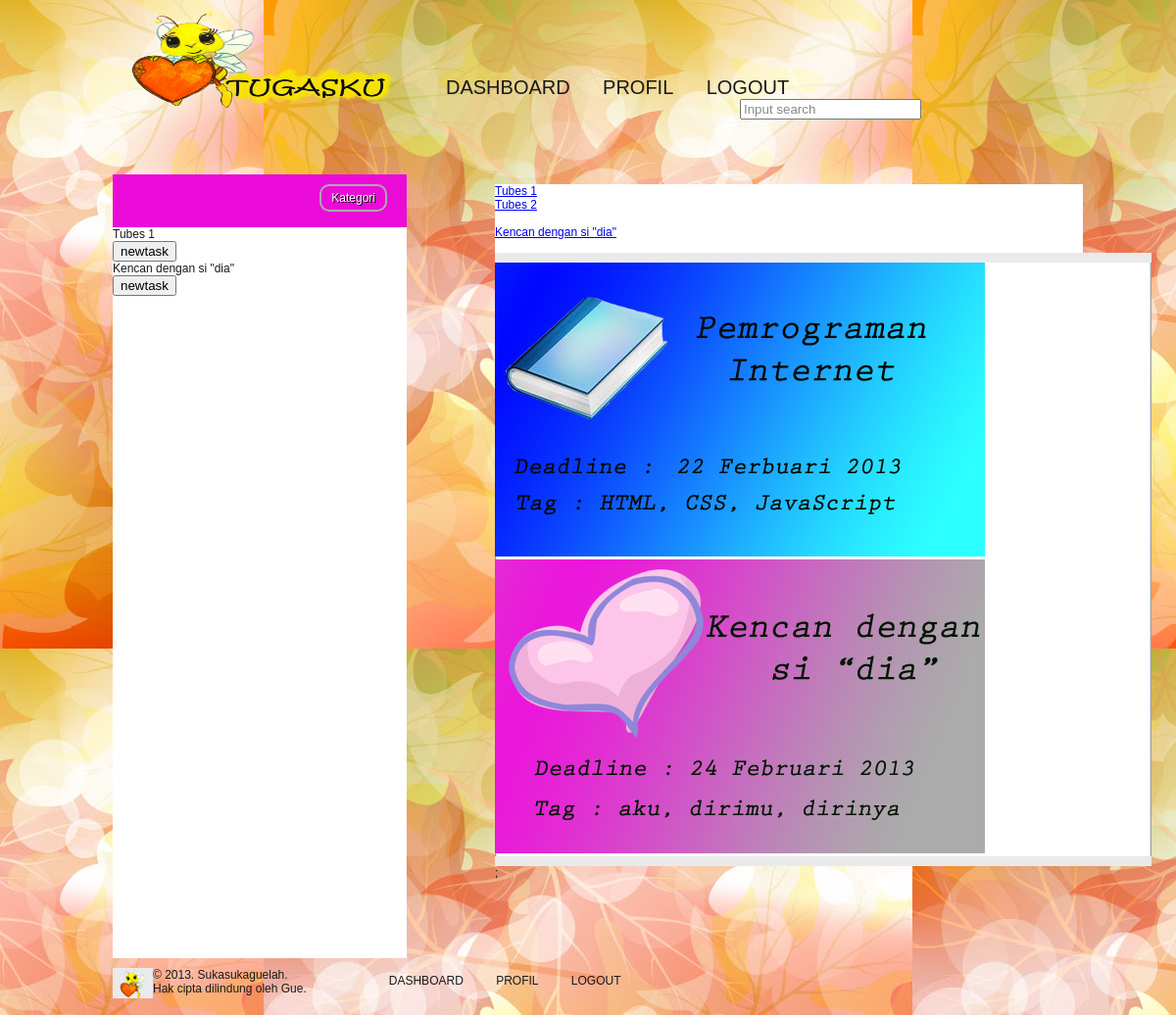
The page /dashboard.php (signed in) on the database its author committed.
### tables this page shows
CREATE TABLE IF NOT EXISTS `tasks` (
  `id` int(11) NOT NULL AUTO_INCREMENT,
  `name` varchar(50) NOT NULL,
  `creator` int(11) NOT NULL,
  `timestamp` datetime NOT NULL,
  `deadline` datetime NOT NULL,
  `category` int(11) NOT NULL,
  `done` tinyint(1) NOT NULL,
  PRIMARY KEY (`id`),
  KEY `tasks_ibfk1` (`creator`),
  KEY `tasks_ibfk2` (`category`)
);

### dashboard.php (the view, shortened to what this page needs)
<?php
$host="localhost";
$username="progin";
$password="progin";
$db_name="progin_405_13510011";
$con=mysqli_connect($host,$username,$password,$db_name);
$result=mysqli_query($con,"SELECT DISTINCT `category` FROM `tasks`");
$cats=mysqli_num_rows($result);
?>
<!DOCTYPE html>
<html xmlns="http://www.w3.org/1999/xhtml">
	<head>
		<link rel="stylesheet" type="text/css" href="style.css" title="style1" />
		<link rel="stylesheet" type="text/css" href="style2.css" title="style2" />
	</head>
	<body id="dashboardbackground">
		<div id="wrapper">
			<div id="header">
				<div id="logo">
					<a href="dashboard.php"><img src="images/logo.png" alt="Logo" width="300" height="100" /></a>
				</div>
				<div id="menu">
					<ul>
						<li id="menudb"><a href="dashboard.php">DASHBOARD</a></li>
						<li id="menuprof"><a href="profil.php">PROFIL</a></li>
						<li id="menulo"><a href="logout.php">LOGOUT</a></li>
					</ul>
                                    <div class ="searchoption">
                                        <input class="searchbox" type="text" value="Input search" onfocus="searchFocus(this)" onblur="searchBox(this)" />
                                    </div>
                                 </div>
			</div>
			<div id="main2">
                            <div id ="dashboardcontainer">
                                <div id ="staticcomponentlist">
                                    <div class ="letterpanel">
                                    <a href="#login_form" id="login_pop">Kategori</a>
                                    </div>
                                    <?php
									$id = $_SESSION['id'];
									$result1=mysqli_query($con,"SELECT * FROM `tasks` WHERE creator='$id'");
									while ($row=mysqli_fetch_array($result1)) {
                                    ?>
                                    <div onmouseover="javascript:showtask(<?php echo $row['category'];?>,<?php echo $cats;?>);"><?php echo $row['name'];?></div>
                                    <a href ="post.php"><input id ="newtask" type="button" name="Tugas Baru" value="newtask"/></a>
                                    <?php
									}
                                    ?>
                                </div>
                                <div id="rincian">
									<?php
									for ($idc=1; $idc<=$cats; $idc++) {
										echo "<div id='".$idc."'>";
										$result3=mysqli_query($con,"SELECT * FROM `tasks` WHERE category='$idc'");
										while ($task=mysqli_fetch_array($result3)) {
											echo "<a href='rinciantugas.php'>".$task['name']."</a><br />";
										}
										echo "<br /></div>";
									}
									?>
                                    <div class="atas"></div>
									<div class="tengah"><img src ="images/ProginBig.png" alt="task" />
									<img src ="images/DateBig.png" alt="tasklv" /></div>
									<div class="bawah"></div>;
								</div>
				</div>
		<div id="footer">
				<div id="little">
				</div>
				<div id="siteinfo">
					&copy; 2013. Sukasukaguelah.<br />
					Hak cipta dilindung oleh Gue.
				</div>
				<div id="botlink">
				<ul>
					<li><a href="dashboard.php">DASHBOARD</a></li>
					<li><a href="profil.php">PROFIL</a></li>
					<li><a href="javascript:void(0)" onclick="validateLogout()">LOGOUT</a></li>
				</ul>
				</div>
                </div>
		</div>
                </div>
	</body>
</html>

### style.css (style rules this page uses)
body { background: #eaeaea url('images/bg.png') repeat-x top center; font-family: Arial, sans-serif; color: #191919; font-size: 12px; margin: 0; padding: 0; }
a img { border: 0; padding: 0; margin: 0; }
#wrapper { margin: 0 auto; width: 970px; }
#header { width: 980px; height: 100px; margin: 0; padding: 10px 0 0 0; }
#logo { float: left; width: 300px; height: 50px; margin: 0 0 0 10px; padding: 0; }
#menu { float: left; width: 500px; height: 100px; padding: 68px 0 0 15px; }
#menu ul { list-style: none; margin: 0; padding: 0; }
#menu li { display: inline; font-family: Impact, sans-serif; font-size: 20px; padding: 15px; }
#menu li a { color: #191919; text-decoration: none; }
#main2 { clear : both; margin : 0; padding : 0 0 10px 0; float : left; width : 1000px; }
.atas { background: #eaeaea url('images/atas.png') no-repeat top center; width: 670px; height: 10px; }
.tengah { background: #eaeaea url('images/tengah.png') repeat-y top center; width: 670px; padding: 0; margin: 0 auto; }
.bawah { background: #eaeaea url('images/bawah.png') no-repeat top center; width: 670px; height: 10px; }
#footer { margin: 0; padding: 10px 0 0 0; clear: both; }
#little { margin: 0; background: #eaeaea url('images/logo2.png') no-repeat center center; padding: 0 0 0 10px; height: 31px; width: 31px; float: left; }
#siteinfo { float: left; color: #191919; margin: 0; padding: 0 0 10px 0; }
#botlink { float: left; padding: 6px 0 0 69px; }
#botlink ul { list-style: none; margin: 0; padding: 0; }
#botlink li { display: inline; padding: 15px; }
#botlink li a { color: #191919; text-decoration: none; }
.searchoption input { float : right; color : #888; }
#dashboardcontainer { width : 100%; }
#staticcomponentlist { background-color: #ffffff; float:left; width:30%; height : 800px; }
#rincian { background-color: #ffffff; margin : 10px; width : 600px; height : 400px; float: right; }
.letterpanel { background-color: #eb0bd9; height: 34px; padding: 10px; }
.letterpanel a#login_pop { border: 2px solid #aaa; color: #fff; display: block; float: right; margin-right: 10px; padding: 5px 10px; text-decoration: none; text-shadow: 1px 1px #000; -webkit-border-radius: 10px; -moz-border-radius: 10px; -ms-border-radius: 10px; -o-border-radius: 10px; border-radius: 10px; }
#dashboardbackground { background-image:url('images/dashboard.jpg'); background-repeat: repeat; }

### style2.css (style rules this page uses)
body { font-family: Trebuchet MS, sans-serif; color: #191919; font-size: 12px; margin: 0; padding: 0; }
a img { border: 0; padding: 0; margin: 0; }
#wrapper { margin: 0 auto; width: 1080px; }
#header { width: 980px; height: 100px; margin: 0; padding: 10px 0 0 0; }
#logo { float: left; width: 325px; height: 100px; margin: 0 0 0 0; padding: 0; }
#menu { float: left; width: 375px; height: 57px; padding: 68px 0 0 45px; }
#menu ul { list-style: none; margin: 0; padding: 0; }
#menu li { display: inline; font-family: Arial Black, sans-serif; font-size: 14px; padding: 15px; }
#menu li a { color: #191919; text-decoration: none; }
.atas { background: #fff7cc url('images/atas2.png') no-repeat top center; width: 711px; height: 56px; }
.tengah { background: #fff7cc url('images/tengah2.png') repeat-y top center; width: 711px; padding: 0; margin: 0; }
.bawah { background: #fff7cc url('images/bawah2.png') no-repeat top center; width: 711px; height: 56px; }
#footer { margin: 0; padding: 10px 0 0 0; clear: both; }
#little { margin: 0; background: #fff7cc url('images/logo2.png') no-repeat center center; padding: 0 0 0 10px; height: 31px; width: 31px; float: left; }
#siteinfo { float: left; color: #191919; margin: 0; padding: 0 0 50px 0; }
#botlink { float: left; padding: 6px 0 0 69px; }
#botlink ul { list-style: none; margin: 0; padding: 0; }
#botlink li { display: inline; padding: 15px; }
#botlink li a { color: #191919; text-decoration: none; }

### rows shown on the page
tasks: name "Tubes 1"
tasks: name "Kencan dengan si \"dia\""
tasks: name "Tubes 2"
